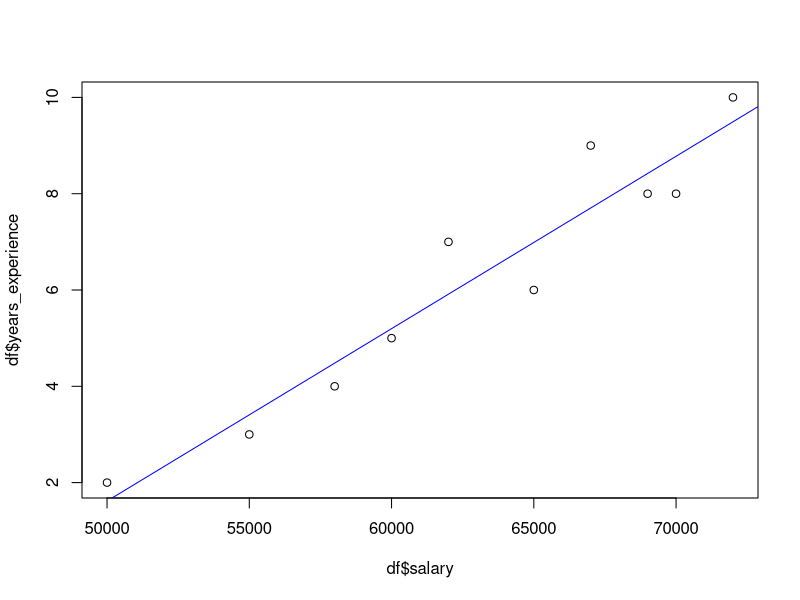

Generate this figure with R:
df <- data.frame(
  salary = c(50000, 60000, 55000, 70000, 65000, 62000, 58000, 72000, 67000, 69000),
  gender = c("Male", "Female", "Female", "Male", "Female", "Male", "Male", "Female", "Female", "Male"),
  years_experience = c(2, 5, 3, 8, 6, 7, 4, 10, 9, 8)
)
df # display the data
head(df,3) 
View(df)

df2 <- df[df$gender == 'Female',] # Based on the column name and all the columns
df2

df2 <- df[df$gender == 'Male',c(1,3)] # Based on the column name but only selected columns 
df2

# Sorting Data

df2 <- df[order(df$salary),] # Ascending Order
df2
df2 <- df[order(-df$salary),] # Descending Order
df2

min(df$salary) # Minimum value of the salary column
max(df$salary) # Maximum value of the salary column
range(df$salary) # Range (minimum and maximum values) of the salary column
mean(df$salary) # Mean (average) value of the salary column
median(df$salary) # Median (middle) value of the salary column
# Mode is not a built-in function in R, so you need to define a custom function
mode <- function(x) {
  uniqx <- unique(x)
  uniqx[which.max(tabulate(match(x, uniqx)))]
}
mode(df$salary)
max(df$salary) - min(df$salary) # Range (difference between the maximum and minimum values) of the salary column
quantile(df$salary) # Quantiles of the salary column
IQR(df$salary) # Interquartile Range (IQR) of the salary column


plot(df$salary,df$years_experience)
linearRegression <- lm(years_experience~salary,data=df)
summary(linearRegression)
abline(linearRegression,col='blue')

new_data <- data.frame(salary = 70000)
new_data
predicted_years_experience <- predict(linearRegression, new_data)
predicted_years_experience

